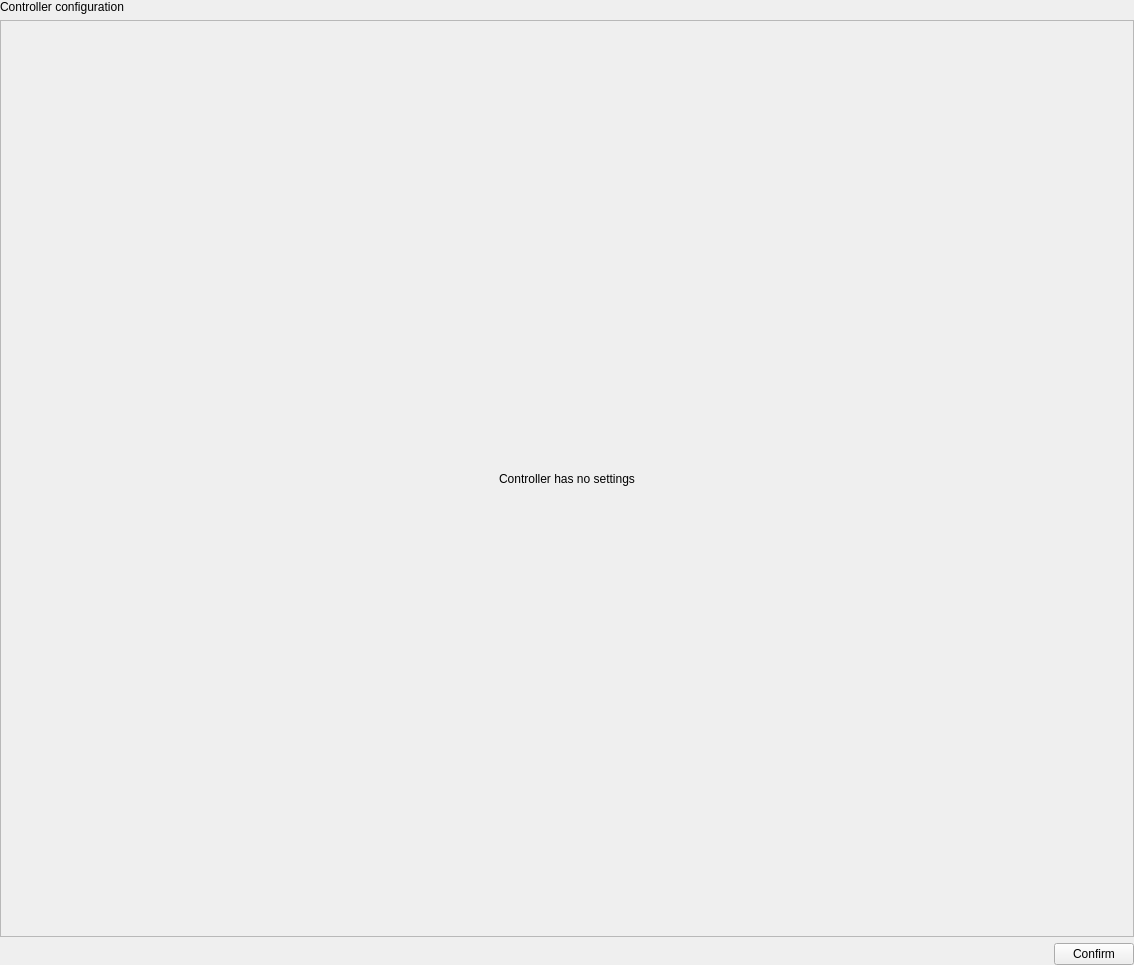
<?xml version="1.0" encoding="UTF-8"?>
<ui version="4.0">
 <class>ControllerActivity</class>
 <widget class="QWidget" name="ControllerActivity">
  <property name="geometry">
   <rect>
    <x>0</x>
    <y>0</y>
    <width>1134</width>
    <height>965</height>
   </rect>
  </property>
  <property name="windowTitle">
   <string>Form</string>
  </property>
  <layout class="QVBoxLayout" name="verticalLayout">
   <property name="leftMargin">
    <number>0</number>
   </property>
   <property name="topMargin">
    <number>0</number>
   </property>
   <property name="rightMargin">
    <number>0</number>
   </property>
   <property name="bottomMargin">
    <number>0</number>
   </property>
   <item>
    <widget class="QLabel" name="label_6">
     <property name="sizePolicy">
      <sizepolicy hsizetype="Minimum" vsizetype="Minimum">
       <horstretch>0</horstretch>
       <verstretch>0</verstretch>
      </sizepolicy>
     </property>
     <property name="text">
      <string>Controller configuration</string>
     </property>
    </widget>
   </item>
   <item>
    <widget class="QScrollArea" name="scrollAreaControllerActivity">
     <property name="horizontalScrollBarPolicy">
      <enum>Qt::ScrollBarPolicy::ScrollBarAlwaysOff</enum>
     </property>
     <property name="sizeAdjustPolicy">
      <enum>QAbstractScrollArea::SizeAdjustPolicy::AdjustToContents</enum>
     </property>
     <property name="widgetResizable">
      <bool>true</bool>
     </property>
     <widget class="QWidget" name="scrollAreaWidgetContents">
      <property name="geometry">
       <rect>
        <x>0</x>
        <y>0</y>
        <width>1132</width>
        <height>907</height>
       </rect>
      </property>
      <property name="sizePolicy">
       <sizepolicy hsizetype="Minimum" vsizetype="Minimum">
        <horstretch>0</horstretch>
        <verstretch>0</verstretch>
       </sizepolicy>
      </property>
      <layout class="QGridLayout" name="gridLayout_3">
       <property name="leftMargin">
        <number>0</number>
       </property>
       <property name="topMargin">
        <number>0</number>
       </property>
       <property name="rightMargin">
        <number>0</number>
       </property>
       <property name="bottomMargin">
        <number>0</number>
       </property>
       <property name="spacing">
        <number>0</number>
       </property>
       <item row="0" column="0">
        <widget class="QLabel" name="labelControllerConfigPlaceholder">
         <property name="sizePolicy">
          <sizepolicy hsizetype="Minimum" vsizetype="Minimum">
           <horstretch>0</horstretch>
           <verstretch>0</verstretch>
          </sizepolicy>
         </property>
         <property name="text">
          <string>Controller has no settings</string>
         </property>
         <property name="alignment">
          <set>Qt::AlignmentFlag::AlignCenter</set>
         </property>
        </widget>
       </item>
      </layout>
     </widget>
    </widget>
   </item>
   <item>
    <layout class="QHBoxLayout" name="horizontalLayout">
     <item>
      <spacer name="horizontalSpacer">
       <property name="orientation">
        <enum>Qt::Orientation::Horizontal</enum>
       </property>
       <property name="sizeHint" stdset="0">
        <size>
         <width>40</width>
         <height>20</height>
        </size>
       </property>
      </spacer>
     </item>
     <item>
      <widget class="QPushButton" name="pushButtonConfirm">
       <property name="text">
        <string>Confirm</string>
       </property>
      </widget>
     </item>
    </layout>
   </item>
  </layout>
 </widget>
 <resources/>
 <connections>
  <connection>
   <sender>pushButtonConfirm</sender>
   <signal>clicked()</signal>
   <receiver>ControllerActivity</receiver>
   <slot>confirmConfiguration()</slot>
   <hints>
    <hint type="sourcelabel">
     <x>1092</x>
     <y>951</y>
    </hint>
    <hint type="destinationlabel">
     <x>566</x>
     <y>482</y>
    </hint>
   </hints>
  </connection>
 </connections>
 <slots>
  <slot>confirmConfiguration()</slot>
 </slots>
</ui>
